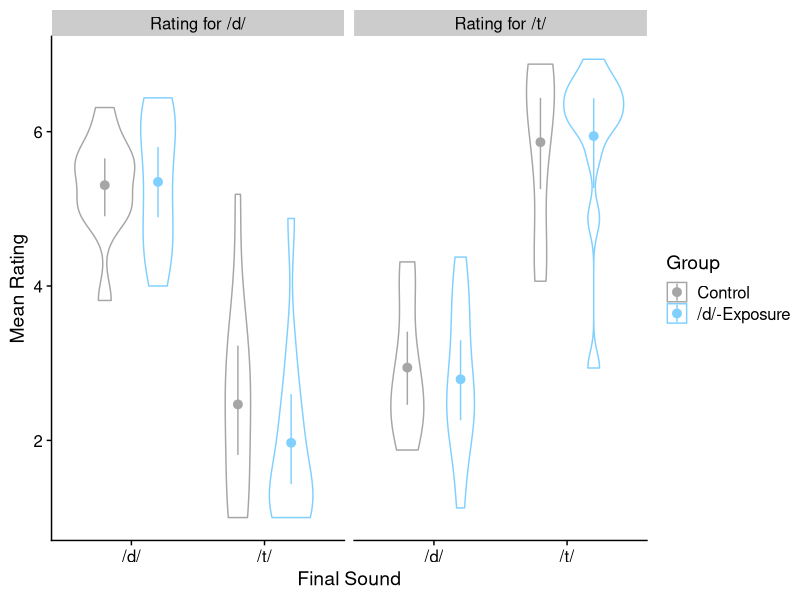

Write R code to recreate this figure.
## ---- chunk 1
knitr::opts_chunk$set(echo = TRUE)

## ---- chunk 2
library(tidyverse)
library(magrittr)
library(cowplot)
library(stringi)
library(lme4)
library(lmerTest)
library(ggplot2)
## ---- chunk 3
# Pipes
get_LD_byParticipant = . %>% 
  filter(Block.Type == "exposure") %>%
  group_by(Language, Group, Participant) %>% 
  summarise(
    Accuracy = mean(LD.Correct, na.rm = T),
    RT = mean(LD.RT, na.rm = T)) 

get_LD.Accuracy_byGroup = . %>% 
  get_LD_byParticipant() %>% 
  group_by(Language, Group) %>% 
  summarise(mean = mean(Accuracy, na.rm = T), 
            sd = sd(Accuracy, na.rm = T)) %>%
  ungroup() %>%
  mutate_at(c("mean", "sd"),
            .funs = function(x) 100 * round(x, 3))

get_LD.RT_byGroup = . %>% 
  get_LD_byParticipant() %>% 
  group_by(Language, Group) %>% 
  summarise(mean = mean(RT, na.rm = T), 
            sd = sd(RT, na.rm = T)) %>%
  ungroup() %>%
  mutate_at(c("mean", "sd"),
            .funs = function(x) round(x, 1))


get_LD_performance = function(
  d, 
  language = c("English", "Swedish"), 
  group = c("control", "/d/-exposure"), 
  what = "accuracy",
  critical = F) {
  require(magrittr)
  
  if (critical) {
    group = "/d/-exposure"
    d %<>% 
      filter(Item.Type == "critical") 
  }
  d %<>% 
    filter(Language %in% language, Group %in% group) %>% 
    droplevels()
  
  if (what == "accuracy")
    d %<>% get_LD.Accuracy_byGroup() else if (what == "RT") 
    d %<>% get_LD.RT_byGroup()
  
  text = ""
  for (l in language) {
    # If more than one language, add language to paste, otherwise not
    if (length(language) > 1) text = paste0(text, l, ", ")
    for (g in group) {
      text = paste0(
        text, 
        # If more than one group, add group to paste, otherwise not
        if (length(group) > 1) paste0(g, " group: ") else "",
        "M = ", 
        d[d$Language == l & d$Group == g, "mean"], 
        ", SD = ",
        d[d$Language == l & d$Group == g, "sd"])
      if (
        !and(
          l == language[length(language)], 
          g == group[length(group)])) 
        text = paste0(text, "; ")
    }
  }
  
  return(text)
} 
## ---- chunk 4
# Load swedish data
d.swedish = read_csv(file = "../data/pilot_test/testrun2.csv")

# Standardize variable names for Swedish
d.swedish %<>%
  dplyr::rename(
    Participant = participant,
    Item.WordID = item,
    Item.Type = item_cond,
    Item.Filename = sound,
    LD.Expected = corr_ans,
    LD.Answer = key_resp_2.keys,
    LD.Correct = key_resp_2.corr,
    LD.RT = key_resp_2.rt,
    Rating.for = rating_for,
    Rating.Answer = rating_1.response,
    Rating.RT = rating_1.rt,
    TestBlock = block_id,
    List = listname) %>%
  mutate(
    Language = "Swedish",
    Block.Type = gsub("^([A-Z]).*$", "\\1", Item.Type),
    Block.Type = factor(case_when(
      Block.Type == "E" ~ "exposure",
      Block.Type == "T" ~ "test",
      T ~ NA_character_
    )),
    Item.MinimalPair = factor(
      ifelse(Block.Type == "exposure", NA,
             tolower(gsub("^[A-Z]+_([0-9]+)_.*$", "\\1", Item.Filename)))),
    ItemTemp = gsub("^[A-Z]([A-Z]+)$", "\\1", Item.Type),
    Item.WordStatus = factor(case_when(
      ItemTemp == "NW" ~ "non-word",
      ItemTemp %in% c("FW", "CW", "TW", "TF", "DF", "TI", "DI") ~ "word",
      T ~ NA_character_
    )),
    Item.Type = factor(case_when(
      ItemTemp %in% c("NW", "FW") ~ "filler",
      ItemTemp %in% c("CW", "TW") ~ "critical",
      ItemTemp %in% c("TF", "DF", "TI", "DI") ~ "test",
      T ~ NA_character_
    )),
    Sound.Type = factor(case_when(
      ItemTemp %in% c("DI", "DF", "TW") ~ "d",
      ItemTemp %in% c("TI", "TF") ~ "t",
      T ~ NA_character_
    )),  
    Sound.Position = factor(case_when(
      ItemTemp %in% c("TF", "DF", "TW") ~ "final",
      ItemTemp %in% c("TI", "DI") ~ "initial",
      T ~ NA_character_
    )),
    Item.Word = str_replace(stri_trans_general(
      Item.Filename, 
      "Latin-ASCII"),
      "^[A-Z]+_[0-9]+_([a-z]+)_.*$", "\\1")
  ) %>%
  group_by(Participant) %>%
  mutate(
    Group = if(sum(ifelse(ItemTemp == "TW", 1, 0)) == 0) 
      "control" else "/d/-exposure",
    Trial = row_number()
  ) %>%
  ungroup() %>%
  # Delete variable no longer necessary
  mutate(    
    group = NULL,
    ItemTemp = NULL,
    position = NULL,
    X1 = NULL,
    X = NULL
  ) %>%
  # Create factors
  mutate_at(
    c("List", "Group", "Participant", 
      "TestBlock", "Item.MinimalPair", "Item.WordID", 
      "LD.Expected", "LD.Answer",
      "Rating.for"),
    .funs = factor
  ) %>%
  # Remove participants 100 & 111 because they are nonnative
  filter(!Participant %in% c(100, 111)) %>%
  # Order columns
  select(Language, List, 
         Group, Participant,
         Block.Type, TestBlock,
         Trial, 
         Item.MinimalPair, Item.WordID, Item.Type, Item.Word, Item.WordStatus, Item.Filename,
         Sound.Type, Sound.Position,
         LD.Expected, LD.Answer, LD.Correct, LD.RT,
         Rating.for, Rating.Answer, Rating.RT)

# Combine Swedish and English here
d = d.swedish %>%
  mutate(Language = factor(Language, levels = c("English", "Swedish")))
## ---- chunk 5
d.swedish.test.BySubject = d.swedish %>%
  filter(Block.Type == "test") %>%
  group_by(Participant, Group, Rating.for, Sound.Type, Sound.Position) %>%
  summarise(
    meanRating = mean(Rating.Answer),
    meanRT = mean(Rating.RT),
    n = n()
  ) 

levels(d.swedish.test.BySubject$Rating.for) <- c("Rating for /d/", "Rating for /t/")
levels(d.swedish.test.BySubject$Group) <- c("Control", "/d/-Exposure")
d.swedish.test.BySubject %>%
  filter(Sound.Position == "final") %>% 
  ggplot(aes(x = Sound.Type, y = meanRating, color = Group)) +
  geom_violin( position = position_dodge (0.8)) + 
  stat_summary(
    fun.data = mean_cl_boot, 
    geom = "pointrange", 
    position = position_dodge(0.8)) + 
  scale_x_discrete(labels=c("d" ="/d/", "t" = "/t/")) +
  scale_colour_manual(values = c( "#a6a6a6", "#80d0ff")) + 
  xlab("Final Sound") + ylab("Mean Rating") + 
  facet_grid(. ~ Rating.for) + 
  theme_cowplot()
